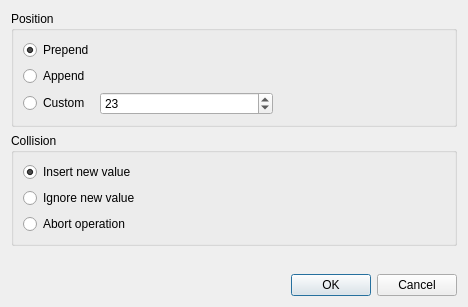
<?xml version="1.0" encoding="UTF-8"?>
<ui version="4.0">
 <class>InsertMeterDialog</class>
 <widget class="QDialog" name="InsertMeterDialog">
  <property name="geometry">
   <rect>
    <x>0</x>
    <y>0</y>
    <width>468</width>
    <height>307</height>
   </rect>
  </property>
  <property name="windowTitle">
   <string>Insert Meter Dialog</string>
  </property>
  <layout class="QVBoxLayout" name="verticalLayout">
   <item>
    <widget class="QGroupBox" name="groupBox">
     <property name="title">
      <string>Position</string>
     </property>
     <layout class="QGridLayout" name="gridLayout">
      <item row="0" column="0">
       <widget class="QRadioButton" name="rbPrepend">
        <property name="text">
         <string>Prepend</string>
        </property>
        <property name="checked">
         <bool>true</bool>
        </property>
       </widget>
      </item>
      <item row="1" column="0">
       <widget class="QRadioButton" name="rbAppend">
        <property name="text">
         <string>Append</string>
        </property>
       </widget>
      </item>
      <item row="2" column="0">
       <widget class="QRadioButton" name="cbCustom">
        <property name="text">
         <string>Custom</string>
        </property>
       </widget>
      </item>
      <item row="2" column="1">
       <widget class="QSpinBox" name="sbPosition">
        <property name="sizePolicy">
         <sizepolicy hsizetype="Expanding" vsizetype="Fixed">
          <horstretch>0</horstretch>
          <verstretch>0</verstretch>
         </sizepolicy>
        </property>
        <property name="maximum">
         <number>5000</number>
        </property>
        <property name="value">
         <number>23</number>
        </property>
       </widget>
      </item>
      <item row="2" column="2">
       <spacer name="horizontalSpacer">
        <property name="orientation">
         <enum>Qt::Horizontal</enum>
        </property>
        <property name="sizeHint" stdset="0">
         <size>
          <width>168</width>
          <height>20</height>
         </size>
        </property>
       </spacer>
      </item>
     </layout>
    </widget>
   </item>
   <item>
    <widget class="QGroupBox" name="groupBox_2">
     <property name="title">
      <string>Collision</string>
     </property>
     <layout class="QGridLayout" name="gridLayout_2">
      <item row="1" column="1">
       <spacer name="horizontalSpacer_2">
        <property name="orientation">
         <enum>Qt::Horizontal</enum>
        </property>
        <property name="sizeHint" stdset="0">
         <size>
          <width>299</width>
          <height>20</height>
         </size>
        </property>
       </spacer>
      </item>
      <item row="0" column="0">
       <widget class="QRadioButton" name="rbCollsnInsrtNewVal">
        <property name="text">
         <string>Insert new value</string>
        </property>
        <property name="checked">
         <bool>true</bool>
        </property>
       </widget>
      </item>
      <item row="1" column="0">
       <widget class="QRadioButton" name="rbCollsnIgnrNewVal">
        <property name="text">
         <string>Ignore new value</string>
        </property>
       </widget>
      </item>
      <item row="2" column="0">
       <widget class="QRadioButton" name="rbAbort">
        <property name="text">
         <string>Abort operation</string>
        </property>
       </widget>
      </item>
     </layout>
    </widget>
   </item>
   <item>
    <spacer name="verticalSpacer">
     <property name="orientation">
      <enum>Qt::Vertical</enum>
     </property>
     <property name="sizeHint" stdset="0">
      <size>
       <width>20</width>
       <height>6</height>
      </size>
     </property>
    </spacer>
   </item>
   <item>
    <widget class="QDialogButtonBox" name="buttonBox">
     <property name="orientation">
      <enum>Qt::Horizontal</enum>
     </property>
     <property name="standardButtons">
      <set>QDialogButtonBox::Cancel|QDialogButtonBox::Ok</set>
     </property>
    </widget>
   </item>
  </layout>
 </widget>
 <resources/>
 <connections>
  <connection>
   <sender>buttonBox</sender>
   <signal>accepted()</signal>
   <receiver>InsertMeterDialog</receiver>
   <slot>accept()</slot>
   <hints>
    <hint type="sourcelabel">
     <x>248</x>
     <y>254</y>
    </hint>
    <hint type="destinationlabel">
     <x>157</x>
     <y>274</y>
    </hint>
   </hints>
  </connection>
  <connection>
   <sender>buttonBox</sender>
   <signal>rejected()</signal>
   <receiver>InsertMeterDialog</receiver>
   <slot>reject()</slot>
   <hints>
    <hint type="sourcelabel">
     <x>316</x>
     <y>260</y>
    </hint>
    <hint type="destinationlabel">
     <x>286</x>
     <y>274</y>
    </hint>
   </hints>
  </connection>
 </connections>
</ui>
